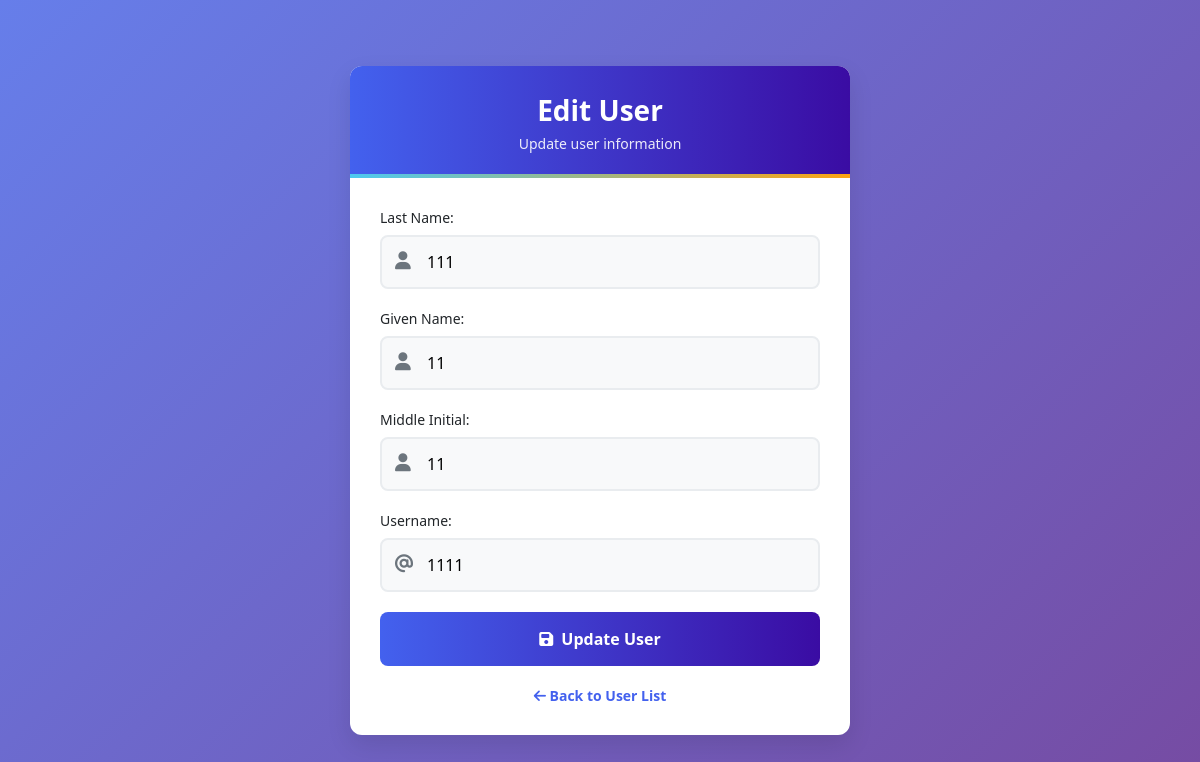
Screenshot of /update.php?id=15 (signed in) with the database file from the repository.
### tables this page shows
CREATE TABLE `user` (
  `userID` int(11) NOT NULL,
  `Lname` varchar(100) NOT NULL,
  `Gname` varchar(100) NOT NULL,
  `MI` varchar(2) NOT NULL,
  `Username` varchar(100) NOT NULL,
  `Password` varchar(100) NOT NULL,
  `Created_at` timestamp NOT NULL DEFAULT current_timestamp(),
  `is_deleted` tinyint(1) DEFAULT 0
);

### update.php (the view, shortened to what this page needs)
<?php
include 'db.php';
$user_id = $_GET['id'];
$stmt = $conn->prepare("SELECT * FROM user WHERE userID = ?");
$stmt->bind_param("i", $user_id);
$stmt->execute();
$result = $stmt->get_result();
$user = $result->fetch_assoc();
?>
<!DOCTYPE html>
<html lang="en">
<head>
    <link rel="stylesheet" href="https://cdnjs.cloudflare.com/ajax/libs/font-awesome/6.4.0/css/all.min.css">
</head>
<body>
    <div class="container">
        <div class="header">
            <h2>Edit User</h2>
            <p>Update user information</p>
        </div>
        <div class="form-container">
            <form method="POST">
                <div class="form-group">
                    <label>Last Name:</label>
                    <i class="fas fa-user"></i>
                    <input type="text" name="lname" value="<?php echo $user['Lname']; ?>" required>
                </div>
                <div class="form-group">
                    <label>Given Name:</label>
                    <i class="fas fa-user"></i>
                    <input type="text" name="gname" value="<?php echo $user['Gname']; ?>" required>
                </div>
                <div class="form-group">
                    <label>Middle Initial:</label>
                    <i class="fas fa-user"></i>
                    <input type="text" name="mi" maxlength="2" value="<?php echo $user['MI']; ?>" required>
                </div>
                <div class="form-group">
                    <label>Username:</label>
                    <i class="fas fa-at"></i>
                    <input type="text" name="uname" value="<?php echo $user['Username']; ?>" required>
                </div>
                <button type="submit" class="btn">
                    <i class="fas fa-save"></i> Update User
                </button>
            </form>
            <div class="back-link">
                <a href="read.php"><i class="fas fa-arrow-left"></i> Back to User List</a>
            </div>
        </div>
    </div>
</body>
</html>

### update.php (style rules this page uses)
:root { --primary: #4361ee; --secondary: #3a0ca3; --success: #4cc9f0; --danger: #f72585; --warning: #fca311; --light: #f8f9fa; --dark: #212529; --gray: #6c757d; --border-radius: 12px; --box-shadow: 0 10px 25px rgba(0,0,0,0.1); --transition: all 0.3s ease; }
* { margin: 0; padding: 0; box-sizing: border-box; font-family: 'Poppins', 'Segoe UI', sans-serif; }
body { background: linear-gradient(135deg, #667eea 0%, #764ba2 100%); min-height: 100vh; display: flex; justify-content: center; align-items: center; padding: 20px; color: var(--dark); }
.container { background-color: white; border-radius: var(--border-radius); box-shadow: var(--box-shadow); width: 100%; max-width: 500px; overflow: hidden; animation: fadeIn 0.5s ease; }
.header { background: linear-gradient(90deg, var(--primary) 0%, var(--secondary) 100%); color: white; padding: 25px; text-align: center; position: relative; }
.header::after { content: ''; position: absolute; bottom: 0; left: 0; width: 100%; height: 4px; background: linear-gradient(90deg, var(--success), var(--warning)); }
.header h2 { font-size: 28px; margin-bottom: 5px; font-weight: 600; }
.header p { font-size: 14px; opacity: 0.9; }
.form-container { padding: 30px; }
.form-group { margin-bottom: 20px; position: relative; }
label { display: block; margin-bottom: 8px; font-weight: 500; color: var(--dark); font-size: 14px; }
input { width: 100%; padding: 14px 15px; border: 2px solid #e9ecef; border-radius: 8px; font-size: 16px; transition: var(--transition); background-color: #f8f9fa; }
.btn { background: linear-gradient(90deg, var(--primary) 0%, var(--secondary) 100%); color: white; border: none; border-radius: 8px; padding: 16px 20px; font-size: 16px; font-weight: 600; cursor: pointer; width: 100%; transition: var(--transition); display: flex; justify-content: center; align-items: center; gap: 8px; }
.back-link { text-align: center; margin-top: 20px; font-size: 14px; color: var(--gray); }
.back-link a { color: var(--primary); text-decoration: none; font-weight: 600; transition: var(--transition); }
.form-group i { position: absolute; left: 15px; top: 43px; color: var(--gray); font-size: 18px; }
.form-group input { padding-left: 45px; }

### rows the page displays
user: lname "111", gname "11", mi "11", uname "1111"
